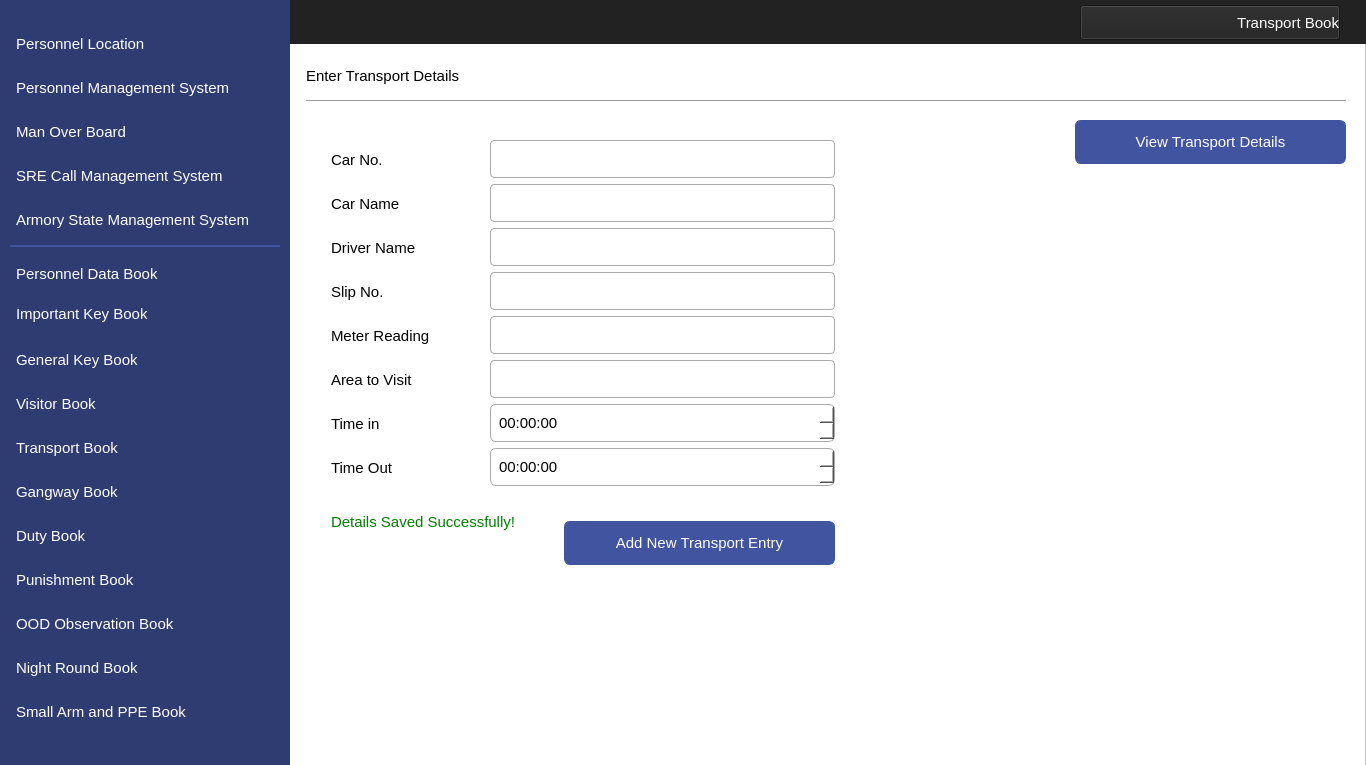
<?xml version="1.0" encoding="UTF-8"?>
<ui version="4.0">
 <class>MainWindow</class>
 <widget class="QMainWindow" name="MainWindow">
  <property name="geometry">
   <rect>
    <x>0</x>
    <y>0</y>
    <width>1366</width>
    <height>765</height>
   </rect>
  </property>
  <property name="windowTitle">
   <string>MainWindow</string>
  </property>
  <widget class="QWidget" name="centralwidget">
   <widget class="QFrame" name="frame">
    <property name="geometry">
     <rect>
      <x>0</x>
      <y>0</y>
      <width>1366</width>
      <height>768</height>
     </rect>
    </property>
    <property name="styleSheet">
     <string notr="true">background-color: #ffffff</string>
    </property>
    <property name="frameShape">
     <enum>QFrame::StyledPanel</enum>
    </property>
    <property name="frameShadow">
     <enum>QFrame::Raised</enum>
    </property>
    <widget class="QLabel" name="label">
     <property name="geometry">
      <rect>
       <x>0</x>
       <y>0</y>
       <width>290</width>
       <height>768</height>
      </rect>
     </property>
     <property name="styleSheet">
      <string notr="true">background-image: url(null);
background-color:#2F3C71;</string>
     </property>
     <property name="text">
      <string/>
     </property>
    </widget>
    <widget class="QLabel" name="label_2">
     <property name="geometry">
      <rect>
       <x>0</x>
       <y>0</y>
       <width>1366</width>
       <height>44</height>
      </rect>
     </property>
     <property name="styleSheet">
      <string notr="true">background-image: url(null);
background-color:#222222;</string>
     </property>
     <property name="text">
      <string/>
     </property>
    </widget>
    <widget class="QPushButton" name="navViewTransportDetails">
     <property name="geometry">
      <rect>
       <x>1075</x>
       <y>120</y>
       <width>271</width>
       <height>44</height>
      </rect>
     </property>
     <property name="font">
      <font>
       <family>Segoe UI</family>
       <pointsize>11</pointsize>
      </font>
     </property>
     <property name="cursor">
      <cursorShape>PointingHandCursor</cursorShape>
     </property>
     <property name="styleSheet">
      <string notr="true">QPushButton
{
    color: #ffffff;
    background-color:#4154A0;
    border-width: 1px;
    border-color: #4154A0;
    border-style: solid;
    border-radius: 6;
    padding: 3px;
    font-size: 11pt;
    padding-left: 5px;
    padding-right: 5px;
    min-width: 40px;
}

QPushButton:hover
{
    background-color:#384889
}
QPushButton:pressed
{
    background-color: #384889;
 	border-width: 3px;
    border-color: #5C70BC;
    border-style: solid;
    border-radius: 6;

}</string>
     </property>
     <property name="text">
      <string>View Transport Details</string>
     </property>
     <property name="icon">
      <iconset resource="../IconResource.qrc">
       <normaloff>:/images/viewDetails.png</normaloff>:/images/viewDetails.png</iconset>
     </property>
     <property name="iconSize">
      <size>
       <width>25</width>
       <height>25</height>
      </size>
     </property>
    </widget>
    <widget class="QPushButton" name="navViewPunishment">
     <property name="geometry">
      <rect>
       <x>10</x>
       <y>558</y>
       <width>270</width>
       <height>44</height>
      </rect>
     </property>
     <property name="font">
      <font>
       <family>Segoe UI</family>
       <pointsize>11</pointsize>
      </font>
     </property>
     <property name="cursor">
      <cursorShape>PointingHandCursor</cursorShape>
     </property>
     <property name="styleSheet">
      <string notr="true">QPushButton 
{
    text-align: left;
    color: #ffffff;
    background-color:#2F3C71;
    border-width: 1px;
    border-color: #2F3C71;
    border-style: solid;
    border-radius: 6;
    padding: 3px;
    font-size: 11pt;
    padding-left: 5px;
    padding-right: 5px;
    min-width: 40px;
}

QPushButton:hover
{
    background-color:#4154A0;
}
QPushButton:pressed
{
    background-color: #384889;
 	border-width: 3px;
    border-color: #5C70BC;
    border-style: solid;
    border-radius: 6;

}</string>
     </property>
     <property name="text">
      <string>Punishment Book</string>
     </property>
     <property name="icon">
      <iconset resource="../IconResource.qrc">
       <normaloff>:/images/punishment.png</normaloff>:/images/punishment.png</iconset>
     </property>
     <property name="iconSize">
      <size>
       <width>25</width>
       <height>25</height>
      </size>
     </property>
     <property name="flat">
      <bool>false</bool>
     </property>
    </widget>
    <widget class="QPushButton" name="navViewImpKey">
     <property name="geometry">
      <rect>
       <x>10</x>
       <y>292</y>
       <width>270</width>
       <height>44</height>
      </rect>
     </property>
     <property name="font">
      <font>
       <family>Segoe UI</family>
       <pointsize>11</pointsize>
      </font>
     </property>
     <property name="cursor">
      <cursorShape>PointingHandCursor</cursorShape>
     </property>
     <property name="styleSheet">
      <string notr="true">QPushButton 
{
    text-align: left;
    color: #ffffff;
    background-color:#2F3C71;
    border-width: 1px;
    border-color: #2F3C71;
    border-style: solid;
    border-radius: 6;
    padding: 3px;
    font-size: 11pt;
    padding-left: 5px;
    padding-right: 5px;
    min-width: 40px;
}

QPushButton:hover
{
    background-color:#4154A0;
}
QPushButton:pressed
{
    background-color: #384889;
 	border-width: 3px;
    border-color: #5C70BC;
    border-style: solid;
    border-radius: 6;

}</string>
     </property>
     <property name="text">
      <string>Important Key Book</string>
     </property>
     <property name="icon">
      <iconset resource="../IconResource.qrc">
       <normaloff>:/images/impKey.png</normaloff>:/images/impKey.png</iconset>
     </property>
     <property name="iconSize">
      <size>
       <width>25</width>
       <height>25</height>
      </size>
     </property>
     <property name="flat">
      <bool>false</bool>
     </property>
    </widget>
    <widget class="QPushButton" name="navViewGenKey">
     <property name="geometry">
      <rect>
       <x>10</x>
       <y>338</y>
       <width>270</width>
       <height>44</height>
      </rect>
     </property>
     <property name="font">
      <font>
       <family>Segoe UI</family>
       <pointsize>11</pointsize>
      </font>
     </property>
     <property name="cursor">
      <cursorShape>PointingHandCursor</cursorShape>
     </property>
     <property name="styleSheet">
      <string notr="true">QPushButton 
{
    text-align: left;
    color: #ffffff;
    background-color:#2F3C71;
    border-width: 1px;
    border-color: #2F3C71;
    border-style: solid;
    border-radius: 6;
    padding: 3px;
    font-size: 11pt;
    padding-left: 5px;
    padding-right: 5px;
    min-width: 40px;
}

QPushButton:hover
{
    background-color:#4154A0;
}


QPushButton:pressed
{
    background-color: #384889;
 	border-width: 3px;
    border-color: #5C70BC;
    border-style: solid;
    border-radius: 6;

}</string>
     </property>
     <property name="text">
      <string>General Key Book</string>
     </property>
     <property name="icon">
      <iconset resource="../IconResource.qrc">
       <normaloff>:/images/genKey.png</normaloff>:/images/genKey.png</iconset>
     </property>
     <property name="iconSize">
      <size>
       <width>25</width>
       <height>25</height>
      </size>
     </property>
     <property name="flat">
      <bool>false</bool>
     </property>
    </widget>
    <widget class="QPushButton" name="navViewVisitor">
     <property name="geometry">
      <rect>
       <x>10</x>
       <y>382</y>
       <width>270</width>
       <height>44</height>
      </rect>
     </property>
     <property name="font">
      <font>
       <family>Segoe UI</family>
       <pointsize>11</pointsize>
      </font>
     </property>
     <property name="cursor">
      <cursorShape>PointingHandCursor</cursorShape>
     </property>
     <property name="styleSheet">
      <string notr="true">QPushButton 
{
    text-align: left;
    color: #ffffff;
    background-color:#2F3C71;
    border-width: 1px;
    border-color: #2F3C71;
    border-style: solid;
    border-radius: 6;
    padding: 3px;
    font-size: 11pt;
    padding-left: 5px;
    padding-right: 5px;
    min-width: 40px;
}

QPushButton:hover
{
    background-color:#4154A0;
}
QPushButton:pressed
{
    background-color: #384889;
 	border-width: 3px;
    border-color: #5C70BC;
    border-style: solid;
    border-radius: 6;
}</string>
     </property>
     <property name="text">
      <string>Visitor Book</string>
     </property>
     <property name="icon">
      <iconset resource="../IconResource.qrc">
       <normaloff>:/images/visitor.png</normaloff>:/images/visitor.png</iconset>
     </property>
     <property name="iconSize">
      <size>
       <width>25</width>
       <height>25</height>
      </size>
     </property>
     <property name="flat">
      <bool>false</bool>
     </property>
    </widget>
    <widget class="QPushButton" name="navViewTransport">
     <property name="geometry">
      <rect>
       <x>10</x>
       <y>426</y>
       <width>270</width>
       <height>44</height>
      </rect>
     </property>
     <property name="font">
      <font>
       <family>Segoe UI</family>
       <pointsize>11</pointsize>
      </font>
     </property>
     <property name="cursor">
      <cursorShape>PointingHandCursor</cursorShape>
     </property>
     <property name="styleSheet">
      <string notr="true">QPushButton 
{
    text-align: left;
    color: #ffffff;
    background-color:#2F3C71;
    border-width: 1px;
    border-color: #2F3C71;
    border-style: solid;
    border-radius: 6;
    padding: 3px;
    font-size: 11pt;
    padding-left: 5px;
    padding-right: 5px;
    min-width: 40px;
}

QPushButton:hover
{
    background-color:#4154A0;
}
QPushButton:active
{
    background-color:#4154A0;
}
QPushButton:pressed
{
    background-color: #384889;
 	border-width: 3px;
    border-color: #5C70BC;
    border-style: solid;
    border-radius: 6;

}</string>
     </property>
     <property name="text">
      <string>Transport Book</string>
     </property>
     <property name="icon">
      <iconset resource="../IconResource.qrc">
       <normaloff>:/images/transport.png</normaloff>:/images/transport.png</iconset>
     </property>
     <property name="iconSize">
      <size>
       <width>25</width>
       <height>25</height>
      </size>
     </property>
     <property name="flat">
      <bool>false</bool>
     </property>
    </widget>
    <widget class="QPushButton" name="navViewGangway">
     <property name="geometry">
      <rect>
       <x>10</x>
       <y>470</y>
       <width>270</width>
       <height>44</height>
      </rect>
     </property>
     <property name="font">
      <font>
       <family>Segoe UI</family>
       <pointsize>11</pointsize>
      </font>
     </property>
     <property name="cursor">
      <cursorShape>PointingHandCursor</cursorShape>
     </property>
     <property name="styleSheet">
      <string notr="true">QPushButton 
{
    text-align: left;
    color: #ffffff;
    background-color:#2F3C71;
    border-width: 1px;
    border-color: #2F3C71;
    border-style: solid;
    border-radius: 6;
    padding: 3px;
    font-size: 11pt;
    padding-left: 5px;
    padding-right: 5px;
    min-width: 40px;
}

QPushButton:hover
{
    background-color:#4154A0;
}
QPushButton:pressed
{
    background-color: #384889;
 	border-width: 3px;
    border-color: #5C70BC;
    border-style: solid;
    border-radius: 6;

}</string>
     </property>
     <property name="text">
      <string>Gangway Book</string>
     </property>
     <property name="icon">
      <iconset resource="../IconResource.qrc">
       <normaloff>:/images/gangway.png</normaloff>:/images/gangway.png</iconset>
     </property>
     <property name="iconSize">
      <size>
       <width>25</width>
       <height>25</height>
      </size>
     </property>
     <property name="flat">
      <bool>false</bool>
     </property>
    </widget>
    <widget class="QPushButton" name="navViewDuty">
     <property name="geometry">
      <rect>
       <x>10</x>
       <y>514</y>
       <width>270</width>
       <height>44</height>
      </rect>
     </property>
     <property name="font">
      <font>
       <family>Segoe UI</family>
       <pointsize>11</pointsize>
      </font>
     </property>
     <property name="cursor">
      <cursorShape>PointingHandCursor</cursorShape>
     </property>
     <property name="styleSheet">
      <string notr="true">QPushButton 
{
    text-align: left;
    color: #ffffff;
    background-color:#2F3C71;
    border-width: 1px;
    border-color: #2F3C71;
    border-style: solid;
    border-radius: 6;
    padding: 3px;
    font-size: 11pt;
    padding-left: 5px;
    padding-right: 5px;
    min-width: 40px;
}

QPushButton:hover
{
    background-color:#4154A0;
}
QPushButton:pressed
{
    background-color: #384889;
 	border-width: 3px;
    border-color: #5C70BC;
    border-style: solid;
    border-radius: 6;

}</string>
     </property>
     <property name="text">
      <string>Duty Book</string>
     </property>
     <property name="icon">
      <iconset resource="../IconResource.qrc">
       <normaloff>:/images/duty.png</normaloff>:/images/duty.png</iconset>
     </property>
     <property name="iconSize">
      <size>
       <width>25</width>
       <height>25</height>
      </size>
     </property>
     <property name="flat">
      <bool>false</bool>
     </property>
    </widget>
    <widget class="QPushButton" name="navViewNight">
     <property name="geometry">
      <rect>
       <x>10</x>
       <y>646</y>
       <width>270</width>
       <height>44</height>
      </rect>
     </property>
     <property name="font">
      <font>
       <family>Segoe UI</family>
       <pointsize>11</pointsize>
      </font>
     </property>
     <property name="cursor">
      <cursorShape>PointingHandCursor</cursorShape>
     </property>
     <property name="styleSheet">
      <string notr="true">QPushButton 
{
    text-align: left;
    color: #ffffff;
    background-color:#2F3C71;
    border-width: 1px;
    border-color: #2F3C71;
    border-style: solid;
    border-radius: 6;
    padding: 3px;
    font-size: 11pt;
    padding-left: 5px;
    padding-right: 5px;
    min-width: 40px;
}

QPushButton:hover
{
    background-color:#4154A0;
}
QPushButton:pressed
{
    background-color: #384889;
 	border-width: 3px;
    border-color: #5C70BC;
    border-style: solid;
    border-radius: 6;

}</string>
     </property>
     <property name="text">
      <string>Night Round Book</string>
     </property>
     <property name="icon">
      <iconset resource="../IconResource.qrc">
       <normaloff>:/images/night.png</normaloff>:/images/night.png</iconset>
     </property>
     <property name="iconSize">
      <size>
       <width>25</width>
       <height>25</height>
      </size>
     </property>
     <property name="flat">
      <bool>false</bool>
     </property>
    </widget>
    <widget class="QLabel" name="label_4">
     <property name="geometry">
      <rect>
       <x>10</x>
       <y>245</y>
       <width>270</width>
       <height>2</height>
      </rect>
     </property>
     <property name="styleSheet">
      <string notr="true">background-color:#4154A0;</string>
     </property>
     <property name="text">
      <string/>
     </property>
    </widget>
    <widget class="QPushButton" name="navViewMOB">
     <property name="geometry">
      <rect>
       <x>10</x>
       <y>110</y>
       <width>270</width>
       <height>44</height>
      </rect>
     </property>
     <property name="font">
      <font>
       <family>Segoe UI</family>
       <pointsize>11</pointsize>
      </font>
     </property>
     <property name="cursor">
      <cursorShape>PointingHandCursor</cursorShape>
     </property>
     <property name="styleSheet">
      <string notr="true">QPushButton 
{
    text-align: left;
    color: #ffffff;
    background-color:#2F3C71;
    border-width: 1px;
    border-color: #2F3C71;
    border-style: solid;
    border-radius: 6;
    padding: 3px;
    font-size: 11pt;
    padding-left: 5px;
    padding-right: 5px;
    min-width: 40px;
}

QPushButton:hover
{
    background-color:#4154A0;
}
QPushButton:pressed
{
    background-color: #384889;
 	border-width: 3px;
    border-color: #5C70BC;
    border-style: solid;
    border-radius: 6;

}</string>
     </property>
     <property name="text">
      <string>Man Over Board</string>
     </property>
     <property name="icon">
      <iconset resource="../IconResource.qrc">
       <normaloff>:/images/mob.png</normaloff>:/images/mob.png</iconset>
     </property>
     <property name="iconSize">
      <size>
       <width>32</width>
       <height>32</height>
      </size>
     </property>
     <property name="flat">
      <bool>false</bool>
     </property>
    </widget>
    <widget class="QPushButton" name="navViewLocation">
     <property name="geometry">
      <rect>
       <x>10</x>
       <y>22</y>
       <width>270</width>
       <height>44</height>
      </rect>
     </property>
     <property name="font">
      <font>
       <family>Segoe UI</family>
       <pointsize>11</pointsize>
      </font>
     </property>
     <property name="cursor">
      <cursorShape>PointingHandCursor</cursorShape>
     </property>
     <property name="styleSheet">
      <string notr="true">QPushButton 
{
    text-align: left;
    color: #ffffff;
    background-color:#2F3C71;
    border-width: 1px;
    border-color: #2F3C71;
    border-style: solid;
    border-radius: 6;
    padding: 3px;
    font-size: 11pt;
    padding-left: 5px;
    padding-right: 5px;
    min-width: 40px;
}

QPushButton:hover
{
    background-color:#4154A0;
}
QPushButton:pressed
{
    background-color: #384889;
 	border-width: 3px;
    border-color: #5C70BC;
    border-style: solid;
    border-radius: 6;

}</string>
     </property>
     <property name="text">
      <string>Personnel Location</string>
     </property>
     <property name="icon">
      <iconset resource="../IconResource.qrc">
       <normaloff>:/images/locate.png</normaloff>:/images/locate.png</iconset>
     </property>
     <property name="iconSize">
      <size>
       <width>25</width>
       <height>25</height>
      </size>
     </property>
     <property name="flat">
      <bool>false</bool>
     </property>
    </widget>
    <widget class="QPushButton" name="navViewMangement">
     <property name="geometry">
      <rect>
       <x>10</x>
       <y>66</y>
       <width>270</width>
       <height>44</height>
      </rect>
     </property>
     <property name="font">
      <font>
       <family>Segoe UI</family>
       <pointsize>11</pointsize>
      </font>
     </property>
     <property name="cursor">
      <cursorShape>PointingHandCursor</cursorShape>
     </property>
     <property name="styleSheet">
      <string notr="true">QPushButton 
{
    text-align: left;
    color: #ffffff;
    background-color:#2F3C71;
    border-width: 1px;
    border-color: #2F3C71;
    border-style: solid;
    border-radius: 6;
    padding: 3px;
    font-size: 11pt;
    padding-left: 5px;
    padding-right: 5px;
    min-width: 40px;
}

QPushButton:hover
{
    background-color:#4154A0;
}
QPushButton:pressed
{
    background-color: #384889;
 	border-width: 3px;
    border-color: #5C70BC;
    border-style: solid;
    border-radius: 6;

}</string>
     </property>
     <property name="text">
      <string>Personnel Management System</string>
     </property>
     <property name="icon">
      <iconset resource="../IconResource.qrc">
       <normaloff>:/images/personnel.png</normaloff>:/images/personnel.png</iconset>
     </property>
     <property name="iconSize">
      <size>
       <width>32</width>
       <height>32</height>
      </size>
     </property>
     <property name="flat">
      <bool>false</bool>
     </property>
    </widget>
    <widget class="QPushButton" name="navViewPPE">
     <property name="geometry">
      <rect>
       <x>10</x>
       <y>690</y>
       <width>270</width>
       <height>44</height>
      </rect>
     </property>
     <property name="font">
      <font>
       <family>Segoe UI</family>
       <pointsize>11</pointsize>
      </font>
     </property>
     <property name="cursor">
      <cursorShape>PointingHandCursor</cursorShape>
     </property>
     <property name="styleSheet">
      <string notr="true">QPushButton 
{
    text-align: left;
    color: #ffffff;
    background-color:#2F3C71;
    border-width: 1px;
    border-color: #2F3C71;
    border-style: solid;
    border-radius: 6;
    padding: 3px;
    font-size: 11pt;
    padding-left: 5px;
    padding-right: 5px;
    min-width: 40px;
}

QPushButton:hover
{
    background-color:#4154A0;
}
QPushButton:pressed
{
    background-color: #384889;
 	border-width: 3px;
    border-color: #5C70BC;
    border-style: solid;
    border-radius: 6;

}</string>
     </property>
     <property name="text">
      <string>Small Arm and PPE Book</string>
     </property>
     <property name="icon">
      <iconset resource="../IconResource.qrc">
       <normaloff>:/images/armPPE.png</normaloff>:/images/armPPE.png</iconset>
     </property>
     <property name="iconSize">
      <size>
       <width>25</width>
       <height>25</height>
      </size>
     </property>
     <property name="flat">
      <bool>false</bool>
     </property>
    </widget>
    <widget class="QPushButton" name="navViewOOD">
     <property name="geometry">
      <rect>
       <x>10</x>
       <y>602</y>
       <width>270</width>
       <height>44</height>
      </rect>
     </property>
     <property name="font">
      <font>
       <family>Segoe UI</family>
       <pointsize>11</pointsize>
      </font>
     </property>
     <property name="cursor">
      <cursorShape>PointingHandCursor</cursorShape>
     </property>
     <property name="styleSheet">
      <string notr="true">QPushButton 
{
    text-align: left;
    color: #ffffff;
    background-color:#2F3C71;
    border-width: 1px;
    border-color: #2F3C71;
    border-style: solid;
    border-radius: 6;
    padding: 3px;
    font-size: 11pt;
    padding-left: 5px;
    padding-right: 5px;
    min-width: 40px;
}

QPushButton:hover
{
    background-color:#4154A0;
}
QPushButton:pressed
{
    background-color: #384889;
 	border-width: 3px;
    border-color: #5C70BC;
    border-style: solid;
    border-radius: 6;

}</string>
     </property>
     <property name="text">
      <string>OOD Observation Book</string>
     </property>
     <property name="icon">
      <iconset resource="../IconResource.qrc">
       <normaloff>:/images/oodObserve.png</normaloff>:/images/oodObserve.png</iconset>
     </property>
     <property name="iconSize">
      <size>
       <width>25</width>
       <height>25</height>
      </size>
     </property>
     <property name="flat">
      <bool>false</bool>
     </property>
    </widget>
    <widget class="QPushButton" name="navViewCMS">
     <property name="geometry">
      <rect>
       <x>10</x>
       <y>154</y>
       <width>270</width>
       <height>44</height>
      </rect>
     </property>
     <property name="font">
      <font>
       <family>Segoe UI</family>
       <pointsize>11</pointsize>
      </font>
     </property>
     <property name="cursor">
      <cursorShape>PointingHandCursor</cursorShape>
     </property>
     <property name="styleSheet">
      <string notr="true">QPushButton 
{
    text-align: left;
    color: #ffffff;
    background-color:#2F3C71;
    border-width: 1px;
    border-color: #2F3C71;
    border-style: solid;
    border-radius: 6;
    padding: 3px;
    font-size: 11pt;
    padding-left: 5px;
    padding-right: 5px;
    min-width: 40px;
}

QPushButton:hover
{
    background-color:#4154A0;
}
QPushButton:pressed
{
    background-color: #384889;
 	border-width: 3px;
    border-color: #5C70BC;
    border-style: solid;
    border-radius: 6;

}</string>
     </property>
     <property name="text">
      <string>SRE Call Management System</string>
     </property>
     <property name="icon">
      <iconset resource="../IconResource.qrc">
       <normaloff>:/images/sreCall.png</normaloff>:/images/sreCall.png</iconset>
     </property>
     <property name="iconSize">
      <size>
       <width>25</width>
       <height>25</height>
      </size>
     </property>
     <property name="flat">
      <bool>false</bool>
     </property>
    </widget>
    <widget class="QLabel" name="lblDataEntrySuccessful">
     <property name="enabled">
      <bool>true</bool>
     </property>
     <property name="geometry">
      <rect>
       <x>331</x>
       <y>500</y>
       <width>361</width>
       <height>44</height>
      </rect>
     </property>
     <property name="font">
      <font>
       <family>Segoe UI</family>
       <pointsize>11</pointsize>
      </font>
     </property>
     <property name="layoutDirection">
      <enum>Qt::LeftToRight</enum>
     </property>
     <property name="styleSheet">
      <string notr="true">color: green;
background-color:#ffffff;
font-size: 11pt</string>
     </property>
     <property name="text">
      <string>Details Saved Successfully!</string>
     </property>
     <property name="alignment">
      <set>Qt::AlignLeading|Qt::AlignLeft|Qt::AlignVCenter</set>
     </property>
    </widget>
    <widget class="QPushButton" name="pushButton">
     <property name="enabled">
      <bool>true</bool>
     </property>
     <property name="geometry">
      <rect>
       <x>1080</x>
       <y>5</y>
       <width>260</width>
       <height>35</height>
      </rect>
     </property>
     <property name="font">
      <font>
       <family>Segoe UI</family>
       <pointsize>11</pointsize>
      </font>
     </property>
     <property name="styleSheet">
      <string notr="true"> text-align: right;
    color: #ffffff;
    background-color:#222222;</string>
     </property>
     <property name="text">
      <string>Transport Book</string>
     </property>
     <property name="icon">
      <iconset resource="../IconResource.qrc">
       <normaloff>:/images/transport.png</normaloff>:/images/transport.png</iconset>
     </property>
     <property name="iconSize">
      <size>
       <width>32</width>
       <height>32</height>
      </size>
     </property>
    </widget>
    <widget class="QPushButton" name="pushButton_2">
     <property name="enabled">
      <bool>true</bool>
     </property>
     <property name="geometry">
      <rect>
       <x>306</x>
       <y>680</y>
       <width>100</width>
       <height>80</height>
      </rect>
     </property>
     <property name="styleSheet">
      <string notr="true"> border:1px solid #fff;
    border-radius:4px;
    outline:none;</string>
     </property>
     <property name="text">
      <string/>
     </property>
     <property name="icon">
      <iconset resource="../IconResource.qrc">
       <normaloff>:/images/logoMTIP.png</normaloff>:/images/logoMTIP.png</iconset>
     </property>
     <property name="iconSize">
      <size>
       <width>200</width>
       <height>200</height>
      </size>
     </property>
    </widget>
    <widget class="QPushButton" name="navViewPersonnel">
     <property name="geometry">
      <rect>
       <x>10</x>
       <y>252</y>
       <width>270</width>
       <height>44</height>
      </rect>
     </property>
     <property name="font">
      <font>
       <family>Segoe UI</family>
       <pointsize>11</pointsize>
      </font>
     </property>
     <property name="cursor">
      <cursorShape>PointingHandCursor</cursorShape>
     </property>
     <property name="styleSheet">
      <string notr="true">QPushButton 
{
    text-align: left;
    color: #ffffff;
    background-color:#2F3C71;
    border-width: 1px;
    border-color: #2F3C71;
    border-style: solid;
    border-radius: 6;
    padding: 3px;
    font-size: 11pt;
    padding-left: 5px;
    padding-right: 5px;
    min-width: 40px;
}

QPushButton:hover
{
    background-color:#4154A0;
}

QPushButton:pressed
{
    background-color: #384889;
 	border-width: 3px;
    border-color: #5C70BC;
    border-style: solid;
    border-radius: 6;

}</string>
     </property>
     <property name="text">
      <string>Personnel Data Book</string>
     </property>
     <property name="icon">
      <iconset resource="../IconResource.qrc">
       <normaloff>:/images/personnelData.png</normaloff>:/images/personnelData.png</iconset>
     </property>
     <property name="iconSize">
      <size>
       <width>25</width>
       <height>25</height>
      </size>
     </property>
     <property name="flat">
      <bool>false</bool>
     </property>
    </widget>
    <widget class="QLineEdit" name="edtCarName">
     <property name="geometry">
      <rect>
       <x>490</x>
       <y>184</y>
       <width>345</width>
       <height>38</height>
      </rect>
     </property>
     <property name="font">
      <font>
       <family>Segoe UI</family>
       <pointsize>11</pointsize>
      </font>
     </property>
     <property name="styleSheet">
      <string notr="true">QLineEdit{
    border:1px solid #aaa;
    border-radius:4px;
    outline:none;
    padding:6px;
    box-sizing:border-box;
    transition:.3s;
  }
  QLineEdit:hover{
	 border:1px solid #000;	
 	transition:.3s;
}
  QLineEdit:focus{
    border-color:dodgerBlue;
    box-shadow:0 0 8px 0 dodgerBlue;
  }</string>
     </property>
    </widget>
    <widget class="QLineEdit" name="edtSlipNo">
     <property name="geometry">
      <rect>
       <x>490</x>
       <y>272</y>
       <width>345</width>
       <height>38</height>
      </rect>
     </property>
     <property name="font">
      <font>
       <family>Segoe UI</family>
       <pointsize>11</pointsize>
      </font>
     </property>
     <property name="styleSheet">
      <string notr="true">QLineEdit{
    border:1px solid #aaa;
    border-radius:4px;
    outline:none;
    padding:6px;
    box-sizing:border-box;
    transition:.3s;
  }
  QLineEdit:hover{
	 border:1px solid #000;	
 	transition:.3s;
}
  QLineEdit:focus{
    border-color:dodgerBlue;
    box-shadow:0 0 8px 0 dodgerBlue;
  }</string>
     </property>
    </widget>
    <widget class="QLabel" name="label_14">
     <property name="geometry">
      <rect>
       <x>331</x>
       <y>446</y>
       <width>151</width>
       <height>44</height>
      </rect>
     </property>
     <property name="font">
      <font>
       <family>Segoe UI</family>
       <pointsize>11</pointsize>
      </font>
     </property>
     <property name="layoutDirection">
      <enum>Qt::LeftToRight</enum>
     </property>
     <property name="styleSheet">
      <string notr="true">color: #000000;
background-color:#ffffff;
font-size: 11pt</string>
     </property>
     <property name="text">
      <string>Time Out</string>
     </property>
     <property name="alignment">
      <set>Qt::AlignLeading|Qt::AlignLeft|Qt::AlignVCenter</set>
     </property>
    </widget>
    <widget class="QLabel" name="label_11">
     <property name="geometry">
      <rect>
       <x>331</x>
       <y>314</y>
       <width>151</width>
       <height>44</height>
      </rect>
     </property>
     <property name="font">
      <font>
       <family>Segoe UI</family>
       <pointsize>11</pointsize>
      </font>
     </property>
     <property name="layoutDirection">
      <enum>Qt::LeftToRight</enum>
     </property>
     <property name="styleSheet">
      <string notr="true">color: #000000;
background-color:#ffffff;
font-size: 11pt</string>
     </property>
     <property name="text">
      <string>Meter Reading</string>
     </property>
     <property name="alignment">
      <set>Qt::AlignLeading|Qt::AlignLeft|Qt::AlignVCenter</set>
     </property>
    </widget>
    <widget class="QLabel" name="label_10">
     <property name="geometry">
      <rect>
       <x>331</x>
       <y>270</y>
       <width>151</width>
       <height>44</height>
      </rect>
     </property>
     <property name="font">
      <font>
       <family>Segoe UI</family>
       <pointsize>11</pointsize>
      </font>
     </property>
     <property name="layoutDirection">
      <enum>Qt::LeftToRight</enum>
     </property>
     <property name="styleSheet">
      <string notr="true">color: #000000;
background-color:#ffffff;
font-size: 11pt</string>
     </property>
     <property name="text">
      <string>Slip No.</string>
     </property>
     <property name="alignment">
      <set>Qt::AlignLeading|Qt::AlignLeft|Qt::AlignVCenter</set>
     </property>
    </widget>
    <widget class="QLabel" name="label_8">
     <property name="geometry">
      <rect>
       <x>331</x>
       <y>182</y>
       <width>151</width>
       <height>44</height>
      </rect>
     </property>
     <property name="font">
      <font>
       <family>Segoe UI</family>
       <pointsize>11</pointsize>
      </font>
     </property>
     <property name="layoutDirection">
      <enum>Qt::LeftToRight</enum>
     </property>
     <property name="styleSheet">
      <string notr="true">color: #000000;
background-color:#ffffff;
font-size: 11pt</string>
     </property>
     <property name="text">
      <string>Car Name</string>
     </property>
     <property name="alignment">
      <set>Qt::AlignLeading|Qt::AlignLeft|Qt::AlignVCenter</set>
     </property>
    </widget>
    <widget class="QLabel" name="label_9">
     <property name="geometry">
      <rect>
       <x>331</x>
       <y>226</y>
       <width>151</width>
       <height>44</height>
      </rect>
     </property>
     <property name="font">
      <font>
       <family>Segoe UI</family>
       <pointsize>11</pointsize>
      </font>
     </property>
     <property name="layoutDirection">
      <enum>Qt::LeftToRight</enum>
     </property>
     <property name="styleSheet">
      <string notr="true">color: #000000;
background-color:#ffffff;
font-size: 11pt</string>
     </property>
     <property name="text">
      <string>Driver Name</string>
     </property>
     <property name="alignment">
      <set>Qt::AlignLeading|Qt::AlignLeft|Qt::AlignVCenter</set>
     </property>
    </widget>
    <widget class="QLineEdit" name="edtDriverName">
     <property name="geometry">
      <rect>
       <x>490</x>
       <y>228</y>
       <width>345</width>
       <height>38</height>
      </rect>
     </property>
     <property name="font">
      <font>
       <family>Segoe UI</family>
       <pointsize>11</pointsize>
      </font>
     </property>
     <property name="styleSheet">
      <string notr="true">QLineEdit{
    border:1px solid #aaa;
    border-radius:4px;
    outline:none;
    padding:6px;
    box-sizing:border-box;
    transition:.3s;
  }
  QLineEdit:hover{
	 border:1px solid #000;	
 	transition:.3s;
}
  QLineEdit:focus{
    border-color:dodgerBlue;
    box-shadow:0 0 8px 0 dodgerBlue;
  }</string>
     </property>
    </widget>
    <widget class="QLabel" name="label_12">
     <property name="geometry">
      <rect>
       <x>331</x>
       <y>358</y>
       <width>151</width>
       <height>44</height>
      </rect>
     </property>
     <property name="font">
      <font>
       <family>Segoe UI</family>
       <pointsize>11</pointsize>
      </font>
     </property>
     <property name="layoutDirection">
      <enum>Qt::LeftToRight</enum>
     </property>
     <property name="styleSheet">
      <string notr="true">color: #000000;
background-color:#ffffff;
font-size: 11pt</string>
     </property>
     <property name="text">
      <string>Area to Visit</string>
     </property>
     <property name="alignment">
      <set>Qt::AlignLeading|Qt::AlignLeft|Qt::AlignVCenter</set>
     </property>
    </widget>
    <widget class="QLabel" name="label_7">
     <property name="geometry">
      <rect>
       <x>331</x>
       <y>138</y>
       <width>151</width>
       <height>44</height>
      </rect>
     </property>
     <property name="font">
      <font>
       <family>Segoe UI</family>
       <pointsize>11</pointsize>
      </font>
     </property>
     <property name="layoutDirection">
      <enum>Qt::LeftToRight</enum>
     </property>
     <property name="styleSheet">
      <string notr="true">color: #000000;
background-color:#ffffff;
font-size: 11pt</string>
     </property>
     <property name="text">
      <string>Car No.</string>
     </property>
     <property name="alignment">
      <set>Qt::AlignLeading|Qt::AlignLeft|Qt::AlignVCenter</set>
     </property>
    </widget>
    <widget class="QLineEdit" name="edtCarNo">
     <property name="geometry">
      <rect>
       <x>490</x>
       <y>140</y>
       <width>345</width>
       <height>38</height>
      </rect>
     </property>
     <property name="font">
      <font>
       <family>Segoe UI</family>
       <pointsize>11</pointsize>
      </font>
     </property>
     <property name="styleSheet">
      <string notr="true">QLineEdit{
    border:1px solid #aaa;
    border-radius:4px;
    outline:none;
    padding:6px;
    box-sizing:border-box;
    transition:.3s;
  }
  QLineEdit:hover{
	 border:1px solid #000;	
 	transition:.3s;
}
  QLineEdit:focus{
    border-color:dodgerBlue;
    box-shadow:0 0 8px 0 dodgerBlue;
  }</string>
     </property>
    </widget>
    <widget class="QLabel" name="label_16">
     <property name="geometry">
      <rect>
       <x>331</x>
       <y>402</y>
       <width>151</width>
       <height>44</height>
      </rect>
     </property>
     <property name="font">
      <font>
       <family>Segoe UI</family>
       <pointsize>11</pointsize>
      </font>
     </property>
     <property name="layoutDirection">
      <enum>Qt::LeftToRight</enum>
     </property>
     <property name="styleSheet">
      <string notr="true">color: #000000;
background-color:#ffffff;
font-size: 11pt</string>
     </property>
     <property name="text">
      <string>Time in</string>
     </property>
     <property name="alignment">
      <set>Qt::AlignLeading|Qt::AlignLeft|Qt::AlignVCenter</set>
     </property>
    </widget>
    <widget class="QTimeEdit" name="tmIn">
     <property name="geometry">
      <rect>
       <x>490</x>
       <y>404</y>
       <width>345</width>
       <height>38</height>
      </rect>
     </property>
     <property name="font">
      <font>
       <family>Segoe UI</family>
       <pointsize>11</pointsize>
      </font>
     </property>
     <property name="styleSheet">
      <string notr="true">QTimeEdit{
    border:1px solid #aaa;
    border-radius:6px;
    outline:none;
    padding:6px;
    box-sizing:border-box;
    transition:.3s;
  }
  QTimeEdit:hover{
	 border:1px solid #000;	
 	transition:.3s;
}
  QTimeEdit:focus{
    border-color:dodgerBlue;
    box-shadow:0 0 8px 0 dodgerBlue;
border-radius: 6;
  }
	QTimeEdit::up-button{
 subcontrol-origin: border;
subcontrol-position: top right;
width: 25px;
 border: none;
image: url(:/images/dropUpTime.png);
}
QTimeEdit::down-button {
 subcontrol-origin: border;
 subcontrol-position: bottom right;
 width: 25px;
 border: none;

image: url(:/images/dropDownTime.png);

}
QTimeEdit::down-button:hover {
 border: 1px solid rgba(0, 0, 0, 0%);
border-bottom: 1px solid rgb(0, 0, 0);
 border-right: 1px solid rgb(0, 0, 0);
background-color:#e6e6e6;
    
}
QTimeEdit::up-button:hover {
 border: 1px solid rgba(0, 0, 0, 0%);
border-top: 1px solid rgb(0, 0, 0);
 border-right: 1px solid rgb(0, 0, 0);
background-color:#e6e6e6;

}
QTimeEdit::up-button:focus{
 border: 1px solid rgba(0, 0, 0, 0%);
border-top: 1px solid dodgerBlue;
 border-right: 1px solid dodgerBlue;

}
QTimeEdit::down-button:focus{
 border: 1px solid rgba(0, 0, 0, 0%);
border-bottom: 1px solid dodgerBlue;
 border-right: 1px solid dodgerBlue;

}</string>
     </property>
     <property name="calendarPopup">
      <bool>false</bool>
     </property>
    </widget>
    <widget class="QLineEdit" name="edtMeterReading">
     <property name="geometry">
      <rect>
       <x>490</x>
       <y>316</y>
       <width>345</width>
       <height>38</height>
      </rect>
     </property>
     <property name="font">
      <font>
       <family>Segoe UI</family>
       <pointsize>11</pointsize>
      </font>
     </property>
     <property name="styleSheet">
      <string notr="true">QLineEdit{
    border:1px solid #aaa;
    border-radius:4px;
    outline:none;
    padding:6px;
    box-sizing:border-box;
    transition:.3s;
  }
  QLineEdit:hover{
	 border:1px solid #000;	
 	transition:.3s;
}
  QLineEdit:focus{
    border-color:dodgerBlue;
    box-shadow:0 0 8px 0 dodgerBlue;
  }</string>
     </property>
    </widget>
    <widget class="QLineEdit" name="edtVisitArea">
     <property name="geometry">
      <rect>
       <x>490</x>
       <y>360</y>
       <width>345</width>
       <height>38</height>
      </rect>
     </property>
     <property name="font">
      <font>
       <family>Segoe UI</family>
       <pointsize>11</pointsize>
      </font>
     </property>
     <property name="styleSheet">
      <string notr="true">QLineEdit{
    border:1px solid #aaa;
    border-radius:4px;
    outline:none;
    padding:6px;
    box-sizing:border-box;
    transition:.3s;
  }
  QLineEdit:hover{
	 border:1px solid #000;	
 	transition:.3s;
}
  QLineEdit:focus{
    border-color:dodgerBlue;
    box-shadow:0 0 8px 0 dodgerBlue;
  }</string>
     </property>
    </widget>
    <widget class="QTimeEdit" name="tmOut">
     <property name="geometry">
      <rect>
       <x>490</x>
       <y>448</y>
       <width>345</width>
       <height>38</height>
      </rect>
     </property>
     <property name="font">
      <font>
       <family>Segoe UI</family>
       <pointsize>11</pointsize>
      </font>
     </property>
     <property name="styleSheet">
      <string notr="true">QTimeEdit{
    border:1px solid #aaa;
    border-radius:6px;
    outline:none;
    padding:6px;
    box-sizing:border-box;
    transition:.3s;
  }
  QTimeEdit:hover{
	 border:1px solid #000;	
 	transition:.3s;
}
  QTimeEdit:focus{
    border-color:dodgerBlue;
    box-shadow:0 0 8px 0 dodgerBlue;
border-radius: 6;
  }
	QTimeEdit::up-button{
 subcontrol-origin: border;
subcontrol-position: top right;
width: 25px;
 border: none;
image: url(:/images/dropUpTime.png);
}
QTimeEdit::down-button {
 subcontrol-origin: border;
 subcontrol-position: bottom right;
 width: 25px;
 border: none;

image: url(:/images/dropDownTime.png);

}
QTimeEdit::down-button:hover {
 border: 1px solid rgba(0, 0, 0, 0%);
border-bottom: 1px solid rgb(0, 0, 0);
 border-right: 1px solid rgb(0, 0, 0);
background-color:#e6e6e6;
    
}
QTimeEdit::up-button:hover {
 border: 1px solid rgba(0, 0, 0, 0%);
border-top: 1px solid rgb(0, 0, 0);
 border-right: 1px solid rgb(0, 0, 0);
background-color:#e6e6e6;

}
QTimeEdit::up-button:focus{
 border: 1px solid rgba(0, 0, 0, 0%);
border-top: 1px solid dodgerBlue;
 border-right: 1px solid dodgerBlue;

}
QTimeEdit::down-button:focus{
 border: 1px solid rgba(0, 0, 0, 0%);
border-bottom: 1px solid dodgerBlue;
 border-right: 1px solid dodgerBlue;

}</string>
     </property>
     <property name="calendarPopup">
      <bool>false</bool>
     </property>
    </widget>
    <widget class="QPushButton" name="btnAddTransport">
     <property name="geometry">
      <rect>
       <x>564</x>
       <y>521</y>
       <width>271</width>
       <height>44</height>
      </rect>
     </property>
     <property name="font">
      <font>
       <family>Segoe UI</family>
       <pointsize>11</pointsize>
      </font>
     </property>
     <property name="cursor">
      <cursorShape>PointingHandCursor</cursorShape>
     </property>
     <property name="styleSheet">
      <string notr="true">QPushButton
{
    color: #ffffff;
    background-color:#4154A0;
    border-width: 1px;
    border-color: #4154A0;
    border-style: solid;
    border-radius: 6;
    padding: 3px;
    font-size: 11pt;
    padding-left: 5px;
    padding-right: 5px;
    min-width: 40px;
}

QPushButton:hover
{
    background-color:#384889
}
QPushButton:pressed
{
    background-color: #384889;
 	border-width: 3px;
    border-color: #5C70BC;
    border-style: solid;
    border-radius: 6;

}</string>
     </property>
     <property name="text">
      <string>Add New Transport Entry</string>
     </property>
     <property name="icon">
      <iconset resource="../IconResource.qrc">
       <normaloff>:/images/add.png</normaloff>:/images/add.png</iconset>
     </property>
     <property name="iconSize">
      <size>
       <width>25</width>
       <height>25</height>
      </size>
     </property>
    </widget>
    <widget class="QPushButton" name="navViewState">
     <property name="geometry">
      <rect>
       <x>10</x>
       <y>198</y>
       <width>270</width>
       <height>44</height>
      </rect>
     </property>
     <property name="font">
      <font>
       <family>Segoe UI</family>
       <pointsize>11</pointsize>
      </font>
     </property>
     <property name="cursor">
      <cursorShape>PointingHandCursor</cursorShape>
     </property>
     <property name="styleSheet">
      <string notr="true">QPushButton 
{
    text-align: left;
    color: #ffffff;
    background-color:#2F3C71;
    border-width: 1px;
    border-color: #2F3C71;
    border-style: solid;
    border-radius: 6;
    padding: 3px;
    font-size: 11pt;
    padding-left: 5px;
    padding-right: 5px;
    min-width: 40px;
}

QPushButton:hover
{
    background-color:#4154A0;
}
QPushButton:pressed
{
    background-color: #384889;
 	border-width: 3px;
    border-color: #5C70BC;
    border-style: solid;
    border-radius: 6;

}</string>
     </property>
     <property name="text">
      <string>Armory State Management System</string>
     </property>
     <property name="icon">
      <iconset resource="../IconResource.qrc">
       <normaloff>:/images/armoryState.png</normaloff>:/images/armoryState.png</iconset>
     </property>
     <property name="iconSize">
      <size>
       <width>25</width>
       <height>25</height>
      </size>
     </property>
     <property name="flat">
      <bool>false</bool>
     </property>
    </widget>
    <zorder>label_2</zorder>
    <zorder>label</zorder>
    <zorder>navViewTransportDetails</zorder>
    <zorder>navViewPunishment</zorder>
    <zorder>navViewImpKey</zorder>
    <zorder>navViewGenKey</zorder>
    <zorder>navViewVisitor</zorder>
    <zorder>navViewTransport</zorder>
    <zorder>navViewGangway</zorder>
    <zorder>navViewDuty</zorder>
    <zorder>navViewNight</zorder>
    <zorder>label_4</zorder>
    <zorder>navViewMOB</zorder>
    <zorder>navViewLocation</zorder>
    <zorder>navViewMangement</zorder>
    <zorder>navViewPPE</zorder>
    <zorder>navViewOOD</zorder>
    <zorder>navViewCMS</zorder>
    <zorder>lblDataEntrySuccessful</zorder>
    <zorder>pushButton</zorder>
    <zorder>pushButton_2</zorder>
    <zorder>navViewPersonnel</zorder>
    <zorder>edtCarName</zorder>
    <zorder>edtSlipNo</zorder>
    <zorder>label_14</zorder>
    <zorder>label_11</zorder>
    <zorder>label_10</zorder>
    <zorder>label_8</zorder>
    <zorder>label_9</zorder>
    <zorder>edtDriverName</zorder>
    <zorder>label_12</zorder>
    <zorder>label_7</zorder>
    <zorder>edtCarNo</zorder>
    <zorder>label_16</zorder>
    <zorder>tmIn</zorder>
    <zorder>edtMeterReading</zorder>
    <zorder>edtVisitArea</zorder>
    <zorder>tmOut</zorder>
    <zorder>btnAddTransport</zorder>
    <zorder>navViewState</zorder>
   </widget>
   <widget class="QLabel" name="label_13">
    <property name="geometry">
     <rect>
      <x>306</x>
      <y>100</y>
      <width>1040</width>
      <height>1</height>
     </rect>
    </property>
    <property name="styleSheet">
     <string notr="true">background-color:#A0A0A0;</string>
    </property>
    <property name="text">
     <string/>
    </property>
   </widget>
   <widget class="QLabel" name="label_6">
    <property name="geometry">
     <rect>
      <x>306</x>
      <y>60</y>
      <width>221</width>
      <height>31</height>
     </rect>
    </property>
    <property name="font">
     <font>
      <family>Segoe UI</family>
      <pointsize>11</pointsize>
     </font>
    </property>
    <property name="layoutDirection">
     <enum>Qt::LeftToRight</enum>
    </property>
    <property name="styleSheet">
     <string notr="true">color: #000000;
background-color:#ffffff;
font-size: 11pt</string>
    </property>
    <property name="text">
     <string>Enter Transport Details</string>
    </property>
    <property name="alignment">
     <set>Qt::AlignLeading|Qt::AlignLeft|Qt::AlignVCenter</set>
    </property>
   </widget>
  </widget>
 </widget>
 <resources>
  <include location="../IconResource.qrc"/>
 </resources>
 <connections/>
</ui>
